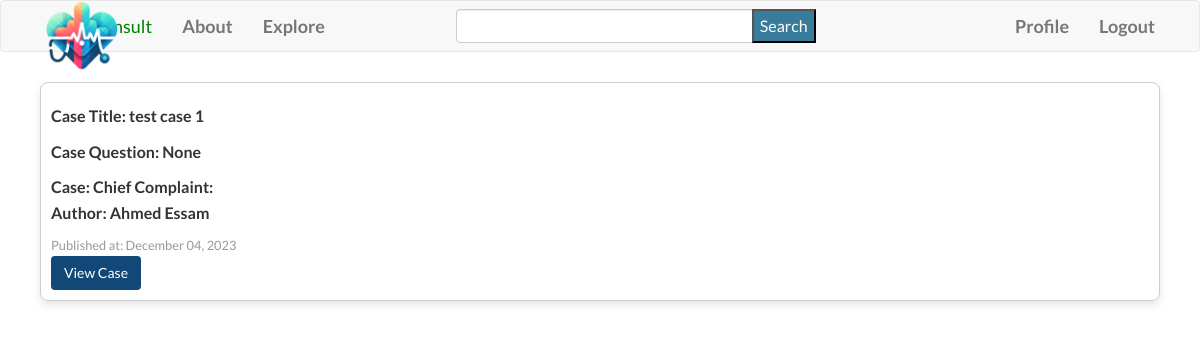
The app's page /explore (signed in), older data.
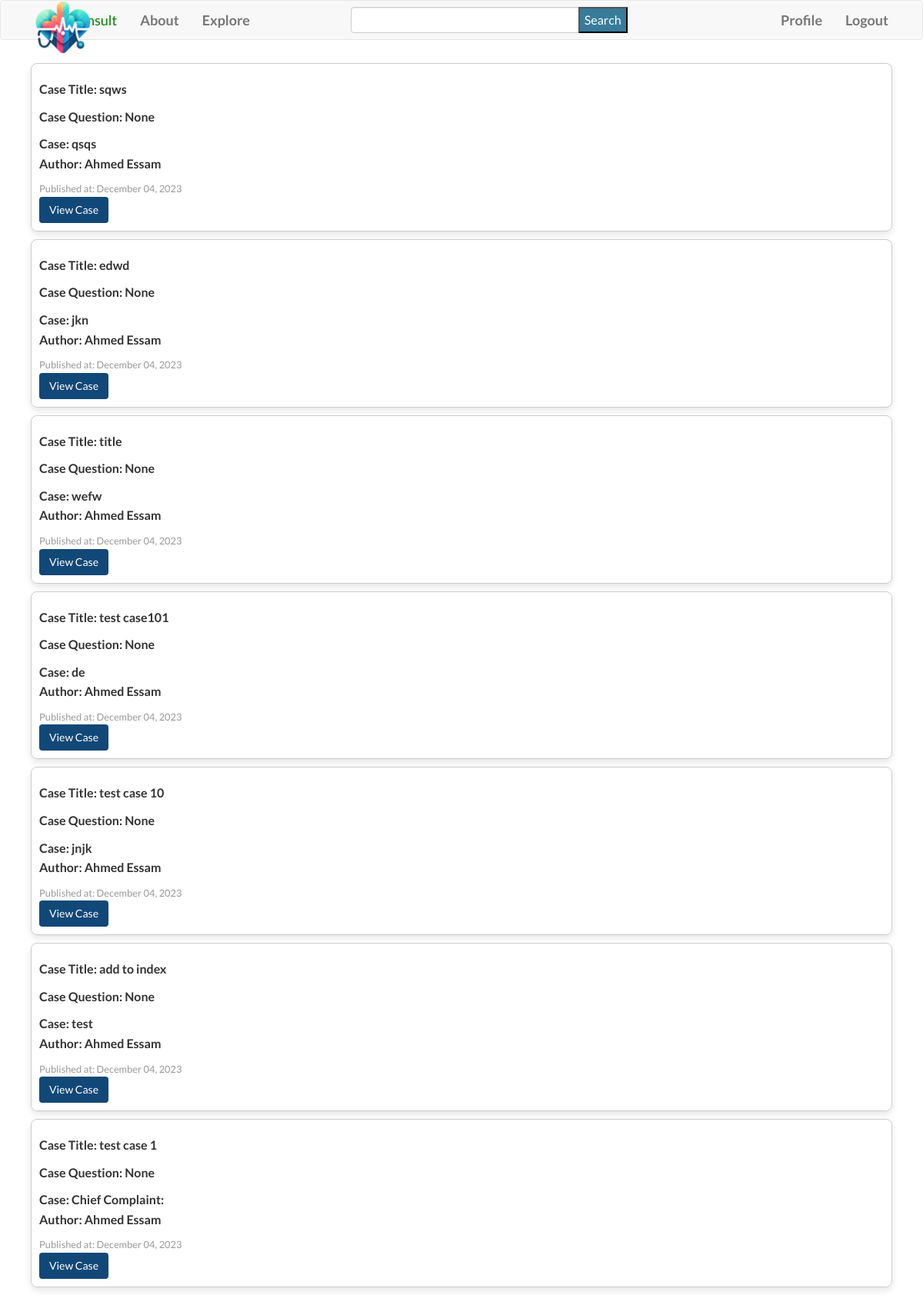
The same page, newer data.
### app/models.py (models this page shows, shortened)
class Case(db.Model):
    id = db.Column(db.Integer, primary_key=True)
    title = db.Column(db.String(140))
    question = db.Column(db.String(140))
    patient_age = db.Column(db.String(20))
    patient_sex = db.Column(db.String(10))
    chief_complaint = db.Column(db.Text)
    medical_history = db.Column(db.Text)
    current_medications = db.Column(db.Text)
    image_files = db.Column(db.String(255))  # Store file paths for images
    lab_files = db.Column(db.String(255))  # Store file paths for lab files
    timestamp = db.Column(db.DateTime, index=True, default=datetime.utcnow)
    user_id = db.Column(db.Integer, db.ForeignKey('user.id'))
    comments = db.relationship('Comment', backref='case', lazy='dynamic')

class User(UserMixin,db.Model):
    id = db.Column(db.Integer, primary_key=True)
    username = db.Column(db.String(65), index=True, unique=True)
    email = db.Column(db.String(120), index=True, unique=True)
    password_hash = db.Column(db.String(128))
    bio = db.Column(db.String(200))
    medical_degree = db.Column(db.String(100))
    speciality = db.Column(db.String(100))
    licenses = db.Column(db.String(200))
    last_seen = db.Column(db.DateTime, default=datetime.utcnow)
    cases = db.relationship('Case', backref='author', lazy="dynamic")
    followed = db.relationship(
        'User',
        secondary=followers,
        primaryjoin=(followers.c.follower_id == id),
        secondaryjoin=(followers.c.followed_id == id),
        backref=db.backref('followers',lazy='dynamic'),
        lazy='dynamic'
        )
    comments= db.relationship('Comment', backref='author', lazy='dynamic')

### app/routes.py (the view)
@app.route('/explore')
@login_required
def explore():
    page = request.args.get('page', 1, type=int)
    cases = Case.query.order_by(Case.timestamp.desc()).paginate(page=page, per_page=app.config['CASES_PER_PAGE'], error_out=False)
    return render_template('explore.html', title='Explore', cases=cases.items)

### forms.py
class SearchForm(FlaskForm):
    query = StringField('Query', validators=[DataRequired()])
    submit = SubmitField('Search')

### app/routes.py (called while the page is built)
@login.user_loader
def load_user(id):
    return User.query.get(int(id))

@app.before_request
def before_request():
    if current_user.is_authenticated:
        current_user.last_seen = datetime.utcnow()
        db.session.commit()
        g.search_form = SearchForm()

### app/templates/explore.html (shortened to what this page needs)
{% extends "base.html" %}
{% import 'bootstrap/wtf.html' as wtf %}
{% block head %}
    {{ super() }}
    <link rel="stylesheet" href="{{ url_for('static', filename='css/explore.css') }}">
{% endblock %}
{% block app_content %}
{% for case in cases %}
<div class="case-block">
    <div class="row">
        <div class="col-md-8">
            <p class="case-title">Case Title: <b>{{ case.title }}</b></p>
            <p class="case-title">Case Question: <b>{{ case.question }}</b></p>
            <p class="case-complaint">Case: {{ case.chief_complaint }}</p>
            <p class="case-author">
                <span>Author:
                </span>  {{ case.author.username if case.author }}
            </p>
            <p class="case-date">Published at: {{ case.timestamp.strftime('%B %d, %Y') }}</p>
            <p class="case-link">
                <a class="btn" style="background-color:#124877;" href="{{ url_for('show_case', case_id=case.id) }}">View Case</a>
            </p>
        </div>
        <div class="col-md-4">
        </div>
    </div>
</div>
{% endfor %}
{% endblock %}

### app/templates/base.html (shortened to what this page needs)
{% extends 'bootstrap/base.html' %}
{% block head %}
    {{ super() }}
    <link rel="stylesheet" href="{{ url_for('static', filename='css/base.css') }}">
    <link rel="stylesheet" href="https://cdnjs.cloudflare.com/ajax/libs/font-awesome/5.15.3/css/all.min.css">
{% endblock %}
{% block navbar %}
    <nav class="navbar navbar-default">
        <div class="container">
            <div class="navbar-header">
                <a  href="{{ url_for('index') }}">
                    <img id="logo" src="{{ url_for('static', filename='images/mediconsult_.png') }}">
                </a>
                <a class="navbar-brand" href="{{ url_for('index') }}" style="color:green; margin-left:5px">MediConsult</a>            </div>
                <div class="collapse navbar-collapse" id="bs-example-navbar-collapse-1">
                <ul class="nav navbar-nav">
                    <li><a href="{{ url_for('about') }}">About</a></li>
                    <li><a href="{{ url_for('explore') }}">Explore</a></li>
                </ul>
                <div class="search_form">
                    <form method="" action="">
                        {{ g.search_form.query(class='form-control') }}
                        {{ g.search_form.submit() }}
                    </form>
                </div>
                <ul class="nav navbar-nav navbar-right">
                    {% if current_user.is_anonymous %}
                    <li><a href="{{ url_for('login') }}">Login</a></li>
                    {% else %}
                    <li><a href="{{ url_for('user', username=current_user.username) }}">Profile</a></li>
                    <li><a href="{{ url_for('logout') }}">Logout</a></li>
                    {% endif %}
                </ul>
            </div>
        </div>
    </nav>
{% endblock %}
{% block content %}
    <div class="container">
        {% block app_content %}{% endblock %}
    </div>
{% endblock %}

### app/static/css/base.css (style rules this page uses)
body, ul, li, p { margin: 0; padding: 0; }
body { margin: 0 !important; font-family: 'Lato', sans-serif; line-height: 1.6; font-size: 16px; min-height: 100vh; overflow-x: hidden; }
.row { display: flex; flex-wrap: wrap; }
#logo { width: 10%; position: absolute; top: -24px; left: 20px; margin-right: 3px; z-index: 10; }
.navbar-brand { margin-left: 3px; }
nav li a { font-weight: 600; font-size: 18px; }
li { list-style-type: none; }
.search_form { position: absolute; left: 38%; top: 16%; width: 30%; }
#submit { position: absolute; top: 0; right: 0; background-color: #387B9A; height: 100%; color: white; }

### app/static/css/explore.css (style rules this page uses)
.case-block { border: 1px solid #ccc; border-radius: 8px; padding: 10px; margin: 10px; box-shadow: 0 4px 8px rgba(0, 0, 0, 0.1); }
.case-author { font-weight: bold; color: #333; }
.case-title { font-weight: bold; color: #333; margin-top: 10px; }
.case-complaint { margin-top: 10px; font-weight: bold; color: #333; }
.case-date { font-size: 0.8em; color: #999; margin-top: 10px; }
.case-link a { color: white; text-decoration: none; }

Row changes from the older to the newer data that the page shows:
added Case: title "sqws", question "None", chief_complaint "qsqs", author "Ahmed Essam", timestamp "December 04, 2023"
added Case: title "edwd", question "None", chief_complaint "jkn", author "Ahmed Essam", timestamp "December 04, 2023"
added Case: title "title", question "None", chief_complaint "wefw", author "Ahmed Essam", timestamp "December 04, 2023"
added Case: title "test case101", question "None", chief_complaint "de", author "Ahmed Essam", timestamp "December 04, 2023"
added Case: title "test case 10", question "None", chief_complaint "jnjk", author "Ahmed Essam", timestamp "December 04, 2023"
added Case: title "add to index", question "None", chief_complaint "test", author "Ahmed Essam", timestamp "December 04, 2023"
